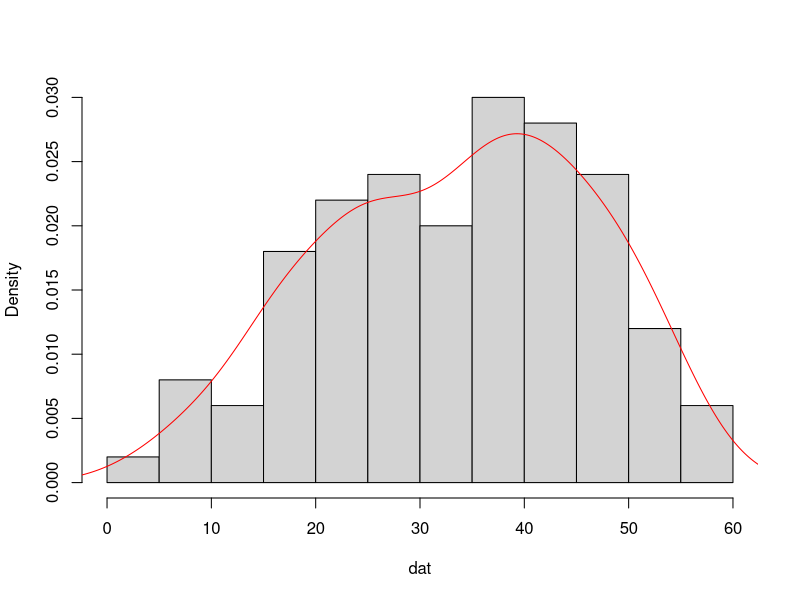
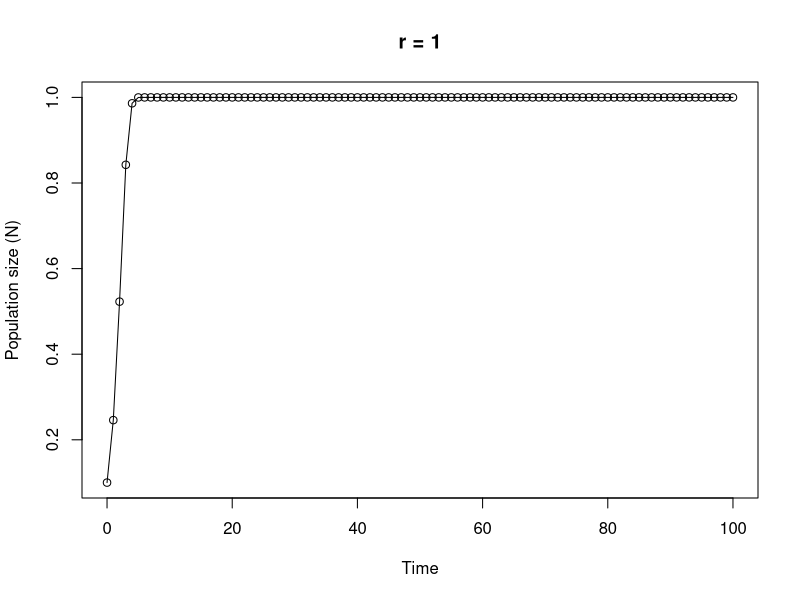

Write the R code that produced these figures, in order.
## ----Q1, results = 'asis'------------------------------------------------------------------------------

# area of a circle
# the equation to calculate the area of a circle is pi * radius^2

circle.area <- function(d){ 
	pi * (d/2)^2
}

# to use your new function

circle.area(10)
# [1] 78.53982

# to test on a vector of diameters
# first create a vector with diameters ranging from 0 to 50 in steps of 10

cir.diam <- seq(from = 0, to = 50, by = 10)

# test your function

circle.area(cir.diam)
# [1]    0.00000   78.53982  314.15927  706.85835 1256.63706 1963.49541


## ----Q2, tidy = TRUE-----------------------------------------------------------------------------------

far.cent <- function(a){
	val <- (a-32)*5/9
	print(paste("Fahrenheit: ", round(a, digits = 3), "oF",sep = " "), quote = FALSE)# round 3dp
	print(paste("Centigrade: ", round(val, digits = 3), "oC", sep = " "), quote = FALSE)# round 3dp
}

# alternative Fahrenheit to centigrade using cat function

far.cent2 <- function(a){
	val <- (a - 32) * 5/9	#calculation
	cat("Fahrenheit: ", round(a, digits = 3), "oF", "\n")   # use cat function
	cat("Centigrade: ", round(val, digits = 3), "oC", "\n")   
}



## ----Q3------------------------------------------------------------------------------------------------

# Create a vector of normally distributed data
# length 100, mean 35 and standard deviation of 29

vals <- rnorm(100, 35, 15)	# create some norm dist data mean 35, sd = 15

summary.fun <- function(dat){
	mymean <- round(mean(dat), digits = 4)      	# calc mean
	mymedian <- round(median(dat), digits = 4)    # calc median
	mymin <- round(min(dat), digits = 4)          # calc min
	mymax <- round(max(dat), digits = 4)          # calc max
	print(paste("mean:", mymean, sep = " "), quote = FALSE)     # print mean
	print(paste("median:", mymedian, sep = " "), quote = FALSE)     # print median
	print(paste("range:", "from:", mymin, "to", mymax, sep = " "), quote = FALSE) 
	dens <- density(dat)                          # estimate density curve
	hist(dat, main = "",type = "l",freq = FALSE)  # plot histogram
	lines(dens, lty = 1, col = "red")             # plot density curve
}

# use the function
summary.fun(vals)


## ----Q4------------------------------------------------------------------------------------------------

# calculate a median

ourmedian <- function(x){
	n <- length(x)
	if (n %% 2 == 1)      # odd numbers
	  sort(x)[(n + 1)/2]  # find the middle number by adding 1 to length and div 2
	else {                # even numbers
	  middletwo <- sort(x)[(n/2) + 0:1]   #find the two middle numbers
	  mean(middletwo)
	  }
}

# use the function
mydat <- sample(1:50, size = 10, replace = TRUE )

# our function
ourmedian(mydat)

# R median function
median(mydat)


## ----Q5, tidy = TRUE-----------------------------------------------------------------------------------

# function to simulate Ricker model

Ricker.model <- function(nzero, r, time, K=1){     # sets initial parameters
  N <- numeric(time + 1)    # creates a real vector of length time+1 to store values of Nt+1
  N[1] <- nzero             # sets initial population size in first element of N
  for (i in 1:time) {				# loops over time
      N[i+1] <- N[i]*exp(r*(1 - N[i]/K))    
  }
  Time <- 0:time   					 # creates vector for x axis
  plot(Time, N, type = "o", xlim = c(0, time), xlab = "Time", ylab = "Population size (N)", main = paste("r =", r, sep=" "))   # plots     output
}

# To run
# play around with the different parameters, especially r
Ricker.model(nzero=0.1,r=1,time=100)
